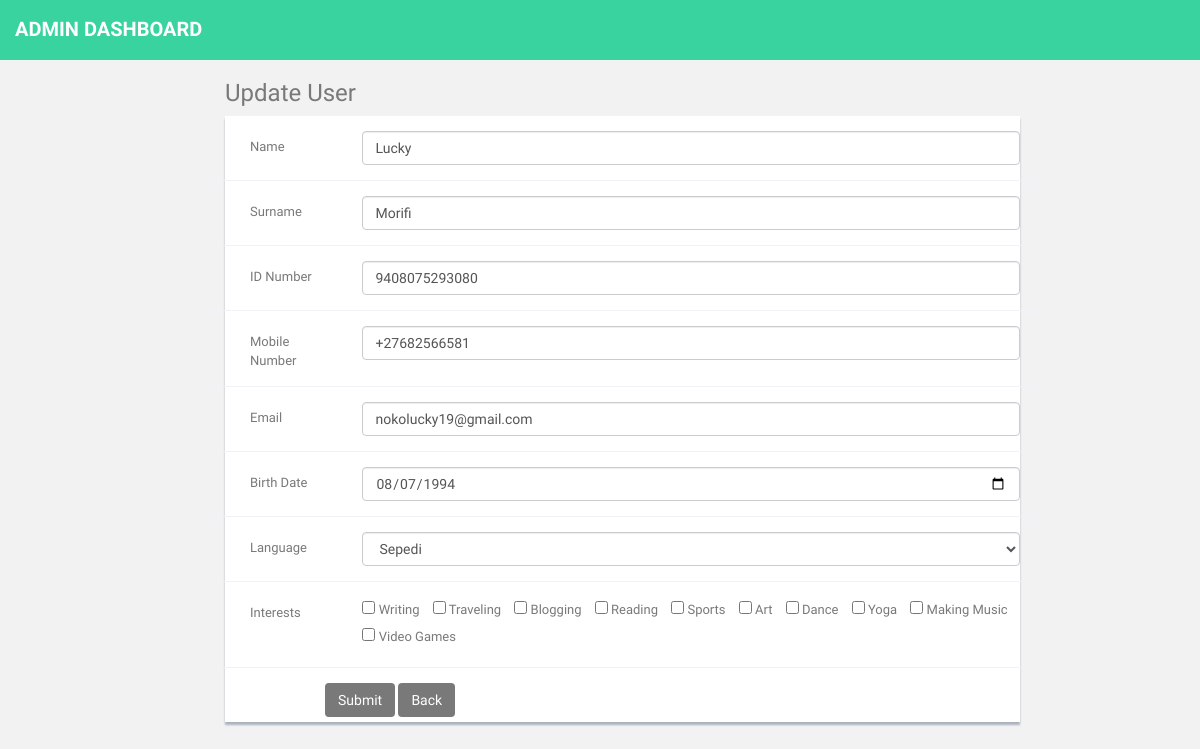
Page /update_user.php?ID=1 on the committed database.
### tables this page shows
CREATE TABLE `users` (
  `ID` int(11) NOT NULL,
  `NAME` varchar(255) NOT NULL,
  `SURNAME` varchar(255) NOT NULL,
  `ID_NO` varchar(255) NOT NULL,
  `MOBILE_NO` varchar(255) NOT NULL,
  `EMAIL` varchar(255) NOT NULL,
  `DOB` date NOT NULL,
  `LANGUAGE` varchar(255) NOT NULL,
  `INTERESTS` varchar(255) DEFAULT NULL
);

### core/init.php (called while the page is built, shortened)
<?php
require 'connect/database.php';
require 'classes/users.php';
$users 		  	= new Users($db);

### core/classes/users.php (called while the page is built, shortened)
<?php
class Users
{
    private $db;
    public function __construct($database)
    {
        $this->db = $database;
    }
    public function get_user($user_id){
        $query = $this->db->prepare("SELECT * FROM USERS WHERE ID = ?");
        $query->bindValue(1, $user_id);
        try {
            $query->execute();
            return $query->fetch();
        } catch (PDOException $e) {
            die($e->getMessage());
        }
    }
}

### update_user.php (the view, shortened to what this page needs)
<?php
require 'core/init.php';
  $user_id = $_GET['ID'];
  $row = $users->get_user($user_id);
?>
<!DOCTYPE html>
<html lang="en">
  <head>
    <link href="assets/css/bootstrap.css" rel="stylesheet">
    <link href="assets/css/style.css" rel="stylesheet">
    <link href="assets/css/style-responsive.css" rel="stylesheet">
  </head>
  <body>
  <section id="container">
      <header class="header black-bg">
            <a href="#" class="logo"><b>Admin Dashboard</b></a>
      </header>
      <section id="main-content">
          <section class="wrapper">
          	<h3><i class="fa fa-angle-right"></i>Update User</h3>
				<div class="row">
                  <div class="col-md-10">
                      <div class="content-panel">
                        <form autocomplete="off" class="form-horizontal style-form" role="form" name="adduser" action="" method="POST">
                        <div class="form-group">
                            <label class="col-sm-2 col-sm-2 control-label" style="padding-left:40px;">Name</label>
                            <div class="col-sm-10">
                                <input type="text" class="form-control" name="name" value="<?php echo $row['NAME']; ?>">
                              </div>
                          </div>
                          <div class="form-group">
                              <label class="col-sm-2 col-sm-2 control-label" style="padding-left:40px;">Surname</label>
                              <div class="col-sm-10">
                                <input type="text" class="form-control" name="surname" value="<?php echo $row['SURNAME']; ?>">
                              </div>
                          </div>
                          <div class="form-group">
                              <label class="col-sm-2 col-sm-2 control-label" style="padding-left:40px;">ID Number</label>
                              <div class="col-sm-10">
                                <input type="text" class="form-control" name="id_no" maxlength="13" value="<?php echo $row['ID_NO']; ?>">
                              </div>
                          </div>
                          <div class="form-group">
                              <label class="col-sm-2 col-sm-2 control-label" style="padding-left:40px;">Mobile Number</label>
                              <div class="col-sm-10">
                                <input id="cellphone" type="text" class="form-control" name="mobile_no" maxlength="12" value="<?php echo $row['MOBILE_NO']; ?>">
                              </div>
                          </div>
                         <div class="form-group">
                              <label class="col-sm-2 col-sm-2 control-label" style="padding-left:40px;">Email</label>
                              <div class="col-sm-10">
                                <input type="email" class="form-control" name="email" value="<?php echo $row['EMAIL']; ?>">
                              </div>
                          </div>
                          <div class="form-group">
                              <label class="col-sm-2 col-sm-2 control-label" style="padding-left:40px;">Birth Date</label>
                              <div class="col-sm-10">
                                <input type="date"  name="dob" class="form-control" max="<?php echo date('Y-m-d');?>" id="dob" value="<?php echo $row['DOB']; ?>">
                              </div>
                          </div>
                          <div class="form-group">
                              <label class="col-sm-2 col-sm-2 control-label" style="padding-left:40px;">Language</label>
                              <div class="col-sm-10">
                              <select class="form-control" name="language" id="language" onChange="getValue()">
                              <option value="<?php echo $row['LANGUAGE']; ?>"><?php echo $row['LANGUAGE']; ?></option>
                              </select>
                              </div>
                          </div>
                          <div class="form-group">
                              <label class="col-sm-2 col-sm-2 control-label" style="padding-left:40px;">Interests</label>
                              <div class="col-sm-10">
                                <label style="margin-right:10px"><input type="checkbox" name="interests[]" <?php echo $checked['Writing']; ?> value="Writing"> <span>Writing</span></label>
                                <label style="margin-right:10px"><input type="checkbox" name="interests[]" value="Traveling"> <span>Traveling</span></label>
                                <label style="margin-right:10px"><input type="checkbox" name="interests[]" value="Blogging"> <span>Blogging</span></label>
                                <label style="margin-right:10px"><input type="checkbox" name="interests[]" value="Reading"> <span>Reading</span></label>
                                <label style="margin-right:10px"><input type="checkbox" name="interests[]" value="Sports"> <span>Sports</span></label>
                                <label style="margin-right:10px"><input type="checkbox" name="interests[]" value="Art"> <span>Art</span></label>
                                <label style="margin-right:10px"><input type="checkbox" name="interests[]" value="Dance"> <span>Dance</span></label>
                                <label style="margin-right:10px"><input type="checkbox" name="interests[]" value="Yoga"> <span>Yoga</span></label>
                                <label style="margin-right:10px"><input type="checkbox" name="interests[]" value="Making Music"> <span>Making Music</span></label>
                                <label style="margin-right:10px"><input type="checkbox" name="interests[]" value="Video Games"> <span>Video Games</span></label>
                              </div>
                          </div>
                          <div style="margin-left:100px;">
                            <input type="submit" name="submit" value="Submit" class="btn btn-theme">
                            <button type="button" onclick="location.href='manage.php';" class="btn btn-theme">Back </button>
                          </div>
                        </form>
                      </div>
                  </div>
              </div>
		</section>
      </section></section>
  </body>
</html>

### assets/css/style.css (style rules this page uses)
body { color: #797979; background: #f2f2f2; font-family: 'Ruda', sans-serif; padding: 0px !important; margin: 0px !important; font-size:13px; }
a, a:hover, a:focus { text-decoration: none; outline: none; }
#container { width: 100%; height: 100%; }
.btn-theme { color: #fff; background-color: #797979; }
#main-content { margin-left: 210px; }
.header, .footer { min-height: 60px; padding: 0 15px; }
.header { position: fixed; left: 0; right: 0; z-index: 1002; }
.black-bg { background: #38d39f; }
.wrapper { display: inline-block; margin-top: 60px; padding-left: 15px; padding-right: 15px; padding-bottom: 15px; padding-top: 0px; width: 100%; }
a.logo { font-size: 20px; color: #ffffff; float: left; margin-top: 15px; text-transform: uppercase; }
a.logo b { font-weight: 900; }
.content-panel { background: #ffffff; box-shadow: 0px 3px 2px #aab2bd; padding-top: 15px; padding-bottom: 5px; }
label { font-weight: 400; }
.form-horizontal.style-form .form-group { border-bottom: 1px solid #eff2f7; padding-bottom: 15px; margin-bottom: 15px; }
@media (min-width: 768px) { .form-horizontal .control-label { text-align: left; } }

### rows in the picture
users: name "Lucky", surname "Morifi", id_no "9408075293080", mobile_no "+27682566581", email "nokolucky19@gmail.com", dob "08/07/1994", language "Sepedi"
